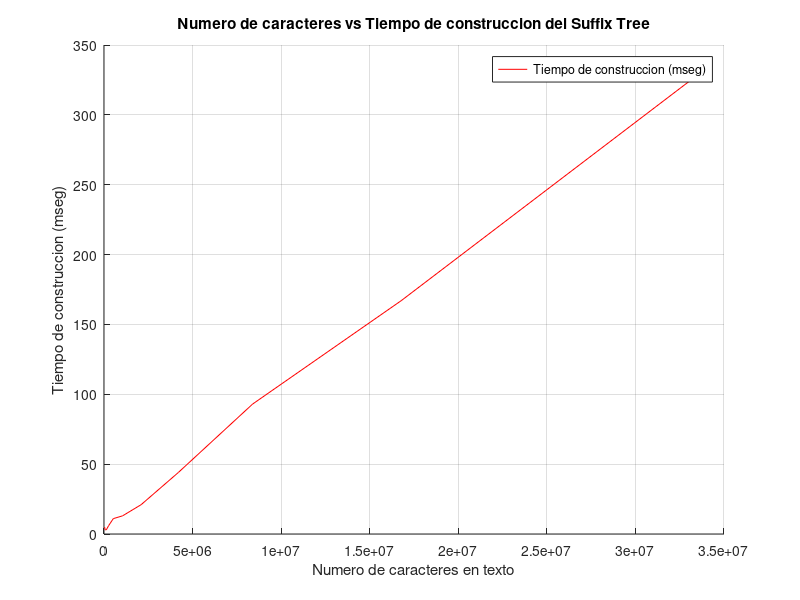
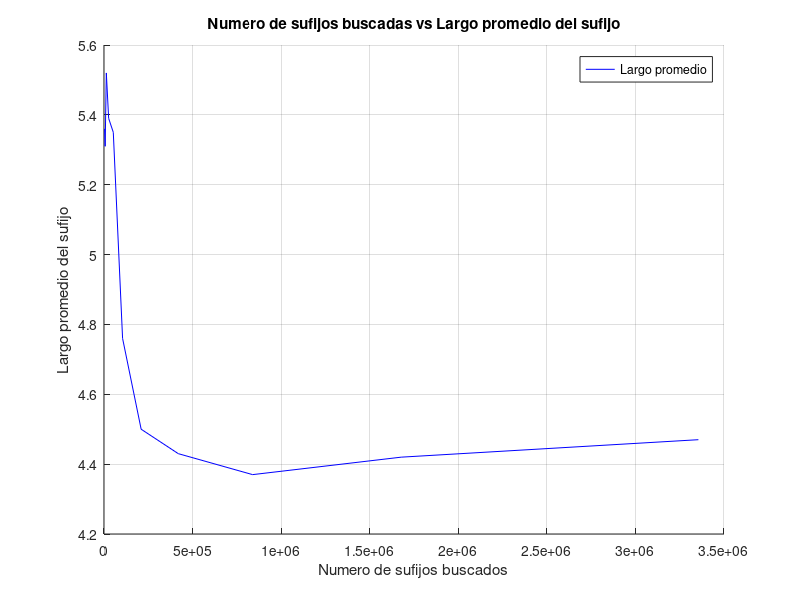
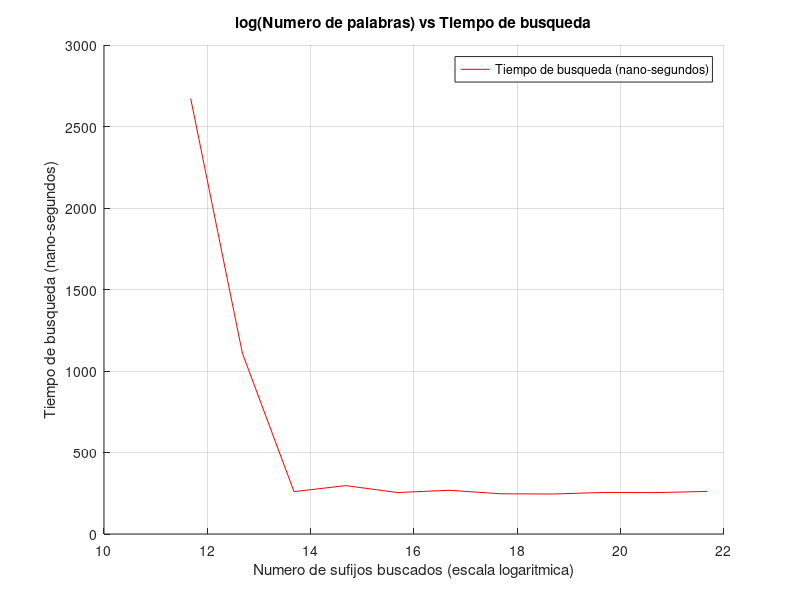

The MATLAB script that drew these images, in order:
## Inicializador

start = 15;
finish = 25;

for i = start : finish
  text_length(i - start + 1) = 2^i;
  word_search_number(i - start + 1) = 2^i / 10;
end

## --- START DATA --- ##

## Tiempos de construccion Suffix Tree (mseg)

construction_time = [5, 3, 3, 6, 11, 13, 21, 44, 93, 167, 329]; # 15..25

## Largo promedio patron

avg_pattern_length = [5.36, 5.31, 5.52, 5.39, 5.35, 4.76, 4.50, 4.43, 4.37, 4.42, 4.47];

## Tiempos de busqueda (mseg)

search_time = [2671.75, 1109.40, 259.94, 296.97, 254.40, 268.31, 246.81, 245.39, 254.88, 253.84, 261.40];

## --- END DATA --- ##

## Plot para tiempo de construccion

figure(1);
hold on;
plot(text_length, construction_time, "r");
legend("Tiempo de construccion (mseg)");
grid on;
xlabel ("Numero de caracteres en texto");
ylabel ("Tiempo de construccion (mseg)");
title ("Numero de caracteres vs Tiempo de construccion del Suffix Tree");
print -dpng fig1.png;
hold off;

## Plot para tiempo de construccion

figure(2);
hold on;
plot(word_search_number, avg_pattern_length, "b");
legend("Largo promedio");
grid on;
xlabel ("Numero de sufijos buscados");
ylabel ("Largo promedio del sufijo");
title ("Numero de sufijos buscadas vs Largo promedio del sufijo");
print -dpng fig2.png;
hold off;

## Plot para busqueda

figure(3);
hold on;
plot(log2(word_search_number), search_time, "r");
legend("Tiempo de busqueda (nano-segundos)");
grid on;
xlabel ("Numero de sufijos buscados (escala logaritmica)");
ylabel ("Tiempo de busqueda (nano-segundos)");
title ("log(Numero de palabras) vs Tiempo de busqueda");
print -dpng fig3.png;
hold off;
